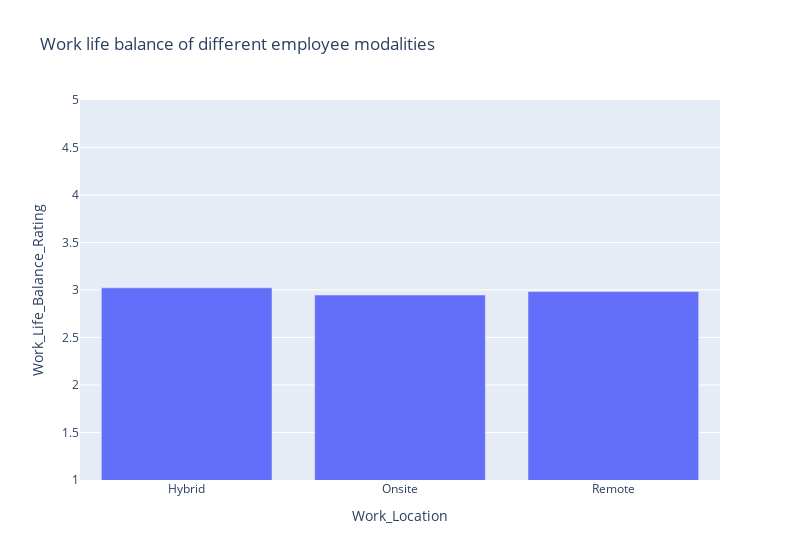

The notebook cell this image was saved under:
### Markdown cell above
This visualization is comparing in office employees to remote employees in three areas: hours worked per week, prodctivity rating, and wellnes rating
Importaint insigts are that the remote employees have the advantage in every area. They are working less time while being more productive and still reporting
higher levels of wellness than in-office employees.

### Code cell
mentalHealthVizOneDf = mental_health_df[['Work_Location', 'Work_Life_Balance_Rating']].groupby(['Work_Location'], as_index=False).mean()

# I used plotly here so that the figure was interactive and the user could scroll over to see the differences
plot = px.bar(mentalHealthVizOneDf, x='Work_Location', y='Work_Life_Balance_Rating', title='Work life balance of different employee modalities')

plot.update_layout(yaxis=dict(range=[1, 5]), width=800)

plot.show()

### Figure 1 — Plotly figure (JSON) as saved in the notebook; plotly's stock layout.template omitted (floating-point values rounded to 4 significant figures)
{"data": [{"alignmentgroup": "True", "hovertemplate": "Work_Location=%{x}<br>Work_Life_Balance_Rating=%{y}<extra></extra>", "legendgroup": "", "marker": {"color": "#636efa", "pattern": {"shape": ""}}, "name": "", "offsetgroup": "", "orientation": "v", "showlegend": false, "textposition": "auto", "type": "bar", "x": ["Hybrid", "Onsite", "Remote"], "xaxis": "x", "y": [3.022, 2.947, 2.983], "yaxis": "y"}], "layout": {"barmode": "relative", "legend": {"tracegroupgap": 0}, "title": {"text": "Work life balance of different employee modalities"}, "width": 800, "xaxis": {"anchor": "y", "domain": [0, 1], "title": {"text": "Work_Location"}}, "yaxis": {"anchor": "x", "domain": [0, 1], "range": [1, 5], "title": {"text": "Work_Life_Balance_Rating"}}}}
